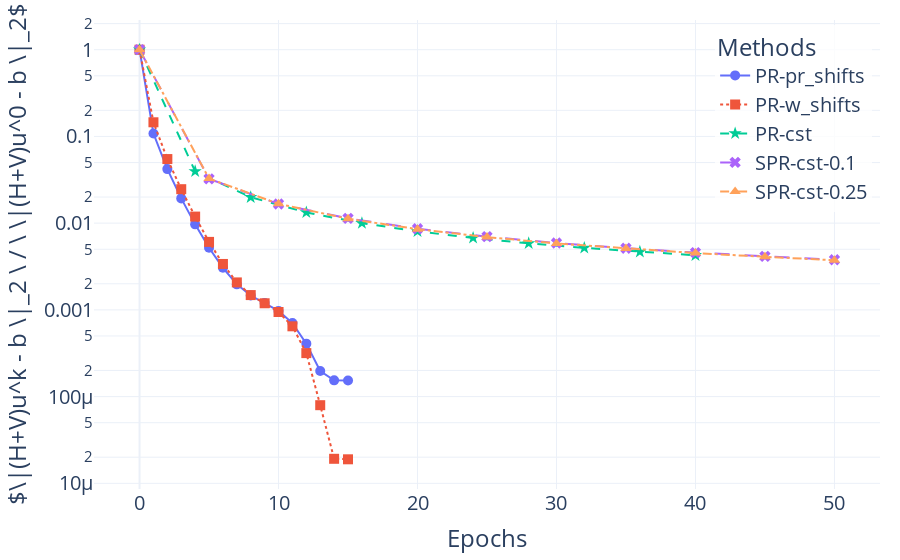
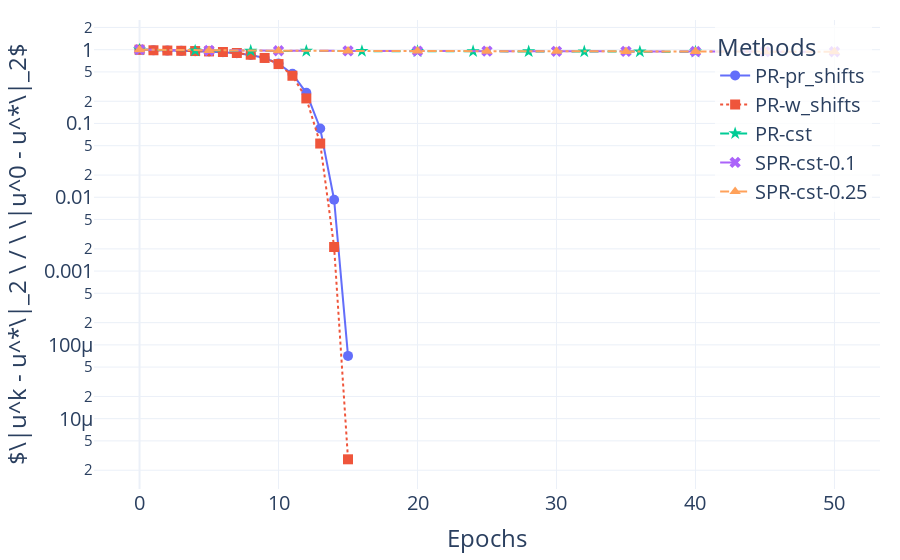
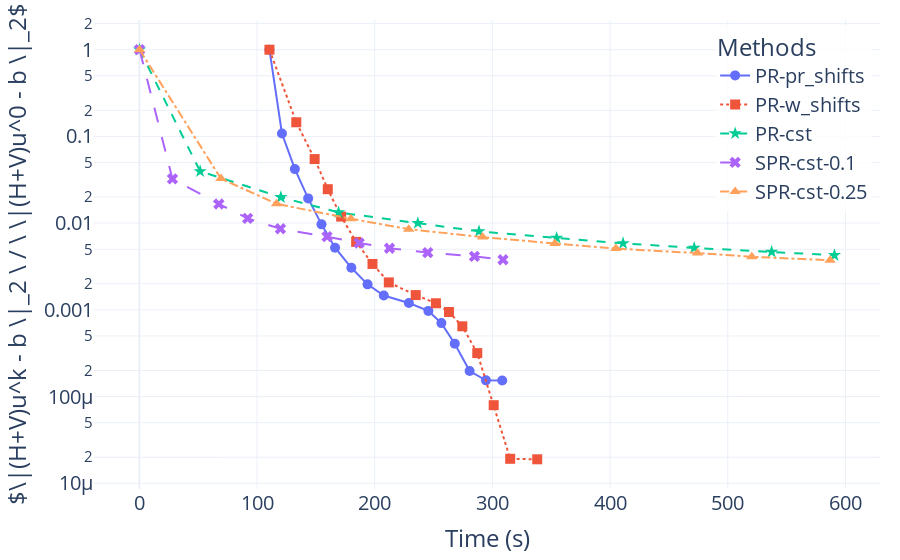
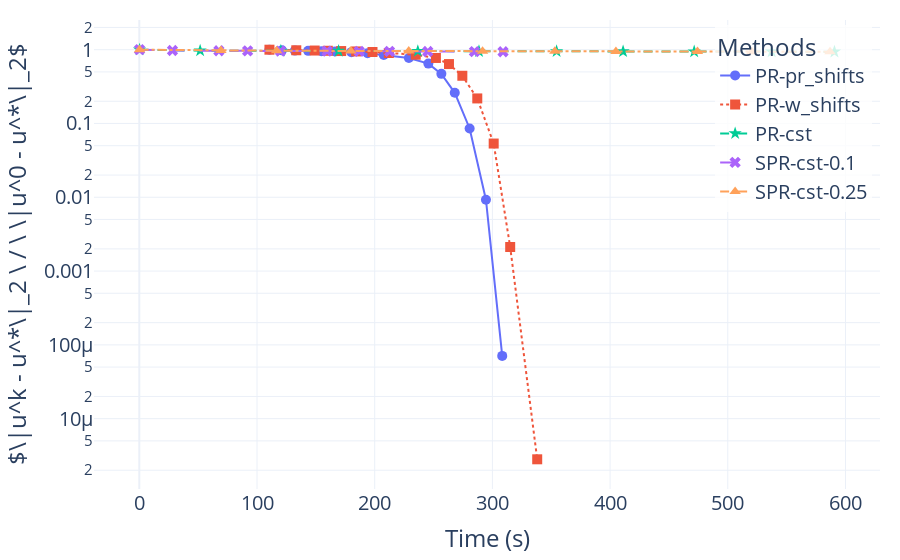

Notebook code for these charts, in order:
### Code cell
# plot_conv_plotly(results, title, prob="pr", x_axis="iter")
plot_conv_plotly(results, title, prob="pr", x_axis="epoch")
plot_conv_plotly(results, title, prob="pr", x_axis="time")

### Figure 1 — Plotly figure (JSON) as saved in the notebook; plotly's stock layout.template omitted (floating-point values rounded to 4 significant figures)
{"data": [{"line": {"color": "#636EFA", "dash": "solid"}, "marker": {"size": 10, "symbol": "circle"}, "mode": "lines+markers", "name": "PR-pr_shifts", "type": "scatter", "x": [0, 1, 2, 3, 4, 5, 6, 7, 8, 9, 10, 11, 12, 13, 14, 15], "y": [1, 0.108, 0.04201, 0.01929, 0.009683, 0.005209, 0.003054, 0.001969, 0.001464, 0.0012, 0.0009731, 0.0007039, 0.0004079, 0.0001972, 0.0001539, 0.0001532]}, {"line": {"color": "#EF553B", "dash": "dot"}, "marker": {"size": 10, "symbol": "square"}, "mode": "lines+markers", "name": "PR-w_shifts", "type": "scatter", "x": [0, 1, 2, 3, 4, 5, 6, 7, 8, 9, 10, 11, 12, 13, 14, 15], "y": [1, 0.1456, 0.05482, 0.02464, 0.0119, 0.00608, 0.003384, 0.002073, 0.001481, 0.001192, 0.000945, 0.0006463, 0.0003173, 7.959e-05, 1.917e-05, 1.892e-05]}, {"line": {"color": "#00CC96", "dash": "dash"}, "marker": {"size": 10, "symbol": "star"}, "mode": "lines+markers", "name": "PR-cst", "type": "scatter", "x": [0, 4, 8, 12, 16, 20, 24, 28, 32, 36, 40], "y": [1, 0.03956, 0.0199, 0.01329, 0.01, 0.008043, 0.006756, 0.005852, 0.005184, 0.00467, 0.004263]}, {"line": {"color": "#AB63FA", "dash": "longdash"}, "marker": {"size": 10, "symbol": "x"}, "mode": "lines+markers", "name": "SPR-cst-0.1", "type": "scatter", "x": [0, 5, 10, 15, 20, 25, 30, 35, 40, 45, 50], "y": [1, 0.03237, 0.01662, 0.01134, 0.008622, 0.006986, 0.005903, 0.005137, 0.004576, 0.004134, 0.003781]}, {"line": {"color": "#FFA15A", "dash": "dashdot"}, "marker": {"size": 10, "symbol": "triangle-up"}, "mode": "lines+markers", "name": "SPR-cst-0.25", "type": "scatter", "x": [0, 5, 10, 15, 20, 25, 30, 35, 40, 45, 50], "y": [1, 0.03264, 0.0167, 0.01124, 0.008519, 0.0069, 0.005832, 0.005085, 0.004522, 0.004091, 0.003738]}], "layout": {"font": {"size": 20}, "legend": {"bgcolor": "rgba(255,255,255,0.8)", "title": {"text": "Methods"}, "x": 0.99, "xanchor": "right", "y": 0.99, "yanchor": "top"}, "margin": {"b": 20, "l": 20, "r": 20, "t": 20}, "xaxis": {"title": {"text": "Epochs"}}, "yaxis": {"title": {"text": "$\\|(H+V)u^k - b \\|_2 \\ / \\ \\|(H+V)u^0 - b \\|_2$"}, "type": "log"}}}

### Figure 2 — Plotly figure (JSON) as saved in the notebook; plotly's stock layout.template omitted (floating-point values rounded to 4 significant figures)
{"data": [{"line": {"color": "#636EFA", "dash": "solid"}, "marker": {"size": 10, "symbol": "circle"}, "mode": "lines+markers", "name": "PR-pr_shifts", "type": "scatter", "x": [0, 1, 2, 3, 4, 5, 6, 7, 8, 9, 10, 11, 12, 13, 14, 15], "y": [1, 0.9802, 0.9721, 0.9646, 0.9558, 0.9439, 0.926, 0.8974, 0.8502, 0.7721, 0.6483, 0.4707, 0.2605, 0.08567, 0.009256, 7.089e-05]}, {"line": {"color": "#EF553B", "dash": "dot"}, "marker": {"size": 10, "symbol": "square"}, "mode": "lines+markers", "name": "PR-w_shifts", "type": "scatter", "x": [0, 1, 2, 3, 4, 5, 6, 7, 8, 9, 10, 11, 12, 13, 14, 15], "y": [1, 0.9823, 0.9744, 0.9671, 0.9588, 0.9475, 0.9304, 0.9025, 0.8547, 0.7727, 0.6386, 0.4433, 0.2186, 0.05349, 0.002119, 2.813e-06]}, {"line": {"color": "#00CC96", "dash": "dash"}, "marker": {"size": 10, "symbol": "star"}, "mode": "lines+markers", "name": "PR-cst", "type": "scatter", "x": [0, 4, 8, 12, 16, 20, 24, 28, 32, 36, 40], "y": [1, 0.9715, 0.9648, 0.9601, 0.9562, 0.9527, 0.9495, 0.9465, 0.9437, 0.9409, 0.9383]}, {"line": {"color": "#AB63FA", "dash": "longdash"}, "marker": {"size": 10, "symbol": "x"}, "mode": "lines+markers", "name": "SPR-cst-0.1", "type": "scatter", "x": [0, 5, 10, 15, 20, 25, 30, 35, 40, 45, 50], "y": [1, 0.9749, 0.968, 0.9631, 0.9589, 0.9551, 0.9516, 0.9482, 0.945, 0.9419, 0.9389]}, {"line": {"color": "#FFA15A", "dash": "dashdot"}, "marker": {"size": 10, "symbol": "triangle-up"}, "mode": "lines+markers", "name": "SPR-cst-0.25", "type": "scatter", "x": [0, 5, 10, 15, 20, 25, 30, 35, 40, 45, 50], "y": [1, 0.9746, 0.9677, 0.9626, 0.9583, 0.9545, 0.951, 0.9476, 0.9444, 0.9413, 0.9383]}], "layout": {"font": {"size": 20}, "legend": {"bgcolor": "rgba(255,255,255,0.8)", "title": {"text": "Methods"}, "x": 0.99, "xanchor": "right", "y": 0.99, "yanchor": "top"}, "margin": {"b": 20, "l": 20, "r": 20, "t": 20}, "xaxis": {"title": {"text": "Epochs"}}, "yaxis": {"title": {"text": "$\\|u^k - u^*\\|_2 \\ / \\ \\|u^0 - u^*\\|_2$"}, "type": "log"}}}

### Figure 3 — Plotly figure (JSON) as saved in the notebook; plotly's stock layout.template omitted (floating-point values rounded to 4 significant figures)
{"data": [{"line": {"color": "#636EFA", "dash": "solid"}, "marker": {"size": 10, "symbol": "circle"}, "mode": "lines+markers", "name": "PR-pr_shifts", "type": "scatter", "x": [110.6, 121.2, 132.2, 143.5, 154.8, 166.3, 180.2, 193.9, 207.7, 229.0, 245.6, 256.7, 268.0, 280.7, 294.5, 308.4], "y": [1, 0.108, 0.04201, 0.01929, 0.009683, 0.005209, 0.003054, 0.001969, 0.001464, 0.0012, 0.0009731, 0.0007039, 0.0004079, 0.0001972, 0.0001539, 0.0001532]}, {"line": {"color": "#EF553B", "dash": "dot"}, "marker": {"size": 10, "symbol": "square"}, "mode": "lines+markers", "name": "PR-w_shifts", "type": "scatter", "x": [110.6, 133.4, 149.0, 160.1, 171.5, 184.3, 198.1, 212.0, 234.9, 252.0, 263.1, 274.5, 287.2, 301.1, 315.1, 338.1], "y": [1, 0.1456, 0.05482, 0.02464, 0.0119, 0.00608, 0.003384, 0.002073, 0.001481, 0.001192, 0.000945, 0.0006463, 0.0003173, 7.959e-05, 1.917e-05, 1.892e-05]}, {"line": {"color": "#00CC96", "dash": "dash"}, "marker": {"size": 10, "symbol": "star"}, "mode": "lines+markers", "name": "PR-cst", "type": "scatter", "x": [0.2085, 51.69, 120.3, 169.3, 236.6, 288.6, 354.6, 411.1, 471.5, 537.3, 590.6], "y": [1, 0.03956, 0.0199, 0.01329, 0.01, 0.008043, 0.006756, 0.005852, 0.005184, 0.00467, 0.004263]}, {"line": {"color": "#AB63FA", "dash": "longdash"}, "marker": {"size": 10, "symbol": "x"}, "mode": "lines+markers", "name": "SPR-cst-0.1", "type": "scatter", "x": [0.2085, 28.18, 67.62, 92.03, 119.9, 159.5, 186.8, 212.6, 245.1, 284.8, 309.0], "y": [1, 0.03237, 0.01662, 0.01134, 0.008622, 0.006986, 0.005903, 0.005137, 0.004576, 0.004134, 0.003781]}, {"line": {"color": "#FFA15A", "dash": "dashdot"}, "marker": {"size": 10, "symbol": "triangle-up"}, "mode": "lines+markers", "name": "SPR-cst-0.25", "type": "scatter", "x": [0.2085, 69.36, 116.6, 179.7, 228.9, 291.6, 353.1, 405.0, 474.2, 520.4, 586.9], "y": [1, 0.03264, 0.0167, 0.01124, 0.008519, 0.0069, 0.005832, 0.005085, 0.004522, 0.004091, 0.003738]}], "layout": {"font": {"size": 20}, "legend": {"bgcolor": "rgba(255,255,255,0.8)", "title": {"text": "Methods"}, "x": 0.99, "xanchor": "right", "y": 0.99, "yanchor": "top"}, "margin": {"b": 20, "l": 20, "r": 20, "t": 20}, "xaxis": {"title": {"text": "Time (s)"}}, "yaxis": {"title": {"text": "$\\|(H+V)u^k - b \\|_2 \\ / \\ \\|(H+V)u^0 - b \\|_2$"}, "type": "log"}}}

### Figure 4 — Plotly figure (JSON) as saved in the notebook; plotly's stock layout.template omitted (floating-point values rounded to 4 significant figures)
{"data": [{"line": {"color": "#636EFA", "dash": "solid"}, "marker": {"size": 10, "symbol": "circle"}, "mode": "lines+markers", "name": "PR-pr_shifts", "type": "scatter", "x": [110.6, 121.2, 132.2, 143.5, 154.8, 166.3, 180.2, 193.9, 207.7, 229.0, 245.6, 256.7, 268.0, 280.7, 294.5, 308.4], "y": [1, 0.9802, 0.9721, 0.9646, 0.9558, 0.9439, 0.926, 0.8974, 0.8502, 0.7721, 0.6483, 0.4707, 0.2605, 0.08567, 0.009256, 7.089e-05]}, {"line": {"color": "#EF553B", "dash": "dot"}, "marker": {"size": 10, "symbol": "square"}, "mode": "lines+markers", "name": "PR-w_shifts", "type": "scatter", "x": [110.6, 133.4, 149.0, 160.1, 171.5, 184.3, 198.1, 212.0, 234.9, 252.0, 263.1, 274.5, 287.2, 301.1, 315.1, 338.1], "y": [1, 0.9823, 0.9744, 0.9671, 0.9588, 0.9475, 0.9304, 0.9025, 0.8547, 0.7727, 0.6386, 0.4433, 0.2186, 0.05349, 0.002119, 2.813e-06]}, {"line": {"color": "#00CC96", "dash": "dash"}, "marker": {"size": 10, "symbol": "star"}, "mode": "lines+markers", "name": "PR-cst", "type": "scatter", "x": [0.2085, 51.69, 120.3, 169.3, 236.6, 288.6, 354.6, 411.1, 471.5, 537.3, 590.6], "y": [1, 0.9715, 0.9648, 0.9601, 0.9562, 0.9527, 0.9495, 0.9465, 0.9437, 0.9409, 0.9383]}, {"line": {"color": "#AB63FA", "dash": "longdash"}, "marker": {"size": 10, "symbol": "x"}, "mode": "lines+markers", "name": "SPR-cst-0.1", "type": "scatter", "x": [0.2085, 28.18, 67.62, 92.03, 119.9, 159.5, 186.8, 212.6, 245.1, 284.8, 309.0], "y": [1, 0.9749, 0.968, 0.9631, 0.9589, 0.9551, 0.9516, 0.9482, 0.945, 0.9419, 0.9389]}, {"line": {"color": "#FFA15A", "dash": "dashdot"}, "marker": {"size": 10, "symbol": "triangle-up"}, "mode": "lines+markers", "name": "SPR-cst-0.25", "type": "scatter", "x": [0.2085, 69.36, 116.6, 179.7, 228.9, 291.6, 353.1, 405.0, 474.2, 520.4, 586.9], "y": [1, 0.9746, 0.9677, 0.9626, 0.9583, 0.9545, 0.951, 0.9476, 0.9444, 0.9413, 0.9383]}], "layout": {"font": {"size": 20}, "legend": {"bgcolor": "rgba(255,255,255,0.8)", "title": {"text": "Methods"}, "x": 0.99, "xanchor": "right", "y": 0.99, "yanchor": "top"}, "margin": {"b": 20, "l": 20, "r": 20, "t": 20}, "xaxis": {"title": {"text": "Time (s)"}}, "yaxis": {"title": {"text": "$\\|u^k - u^*\\|_2 \\ / \\ \\|u^0 - u^*\\|_2$"}, "type": "log"}}}
